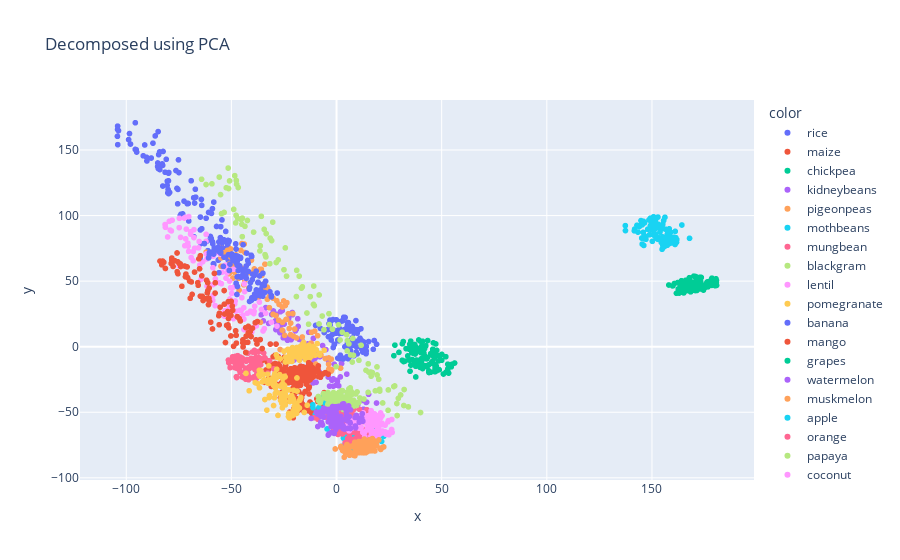

The notebook cell this image was saved under:
### Code cell
from sklearn.decomposition import PCA
import plotly.express as px

pca=PCA(n_components=2)
df_pca=pca.fit_transform(df.drop(['label'],axis=1))
df_pca=pd.DataFrame(df_pca)
fig = px.scatter(x=df_pca[0],y=df_pca[1],color=df['label'],title="Decomposed using PCA")
fig.show()
